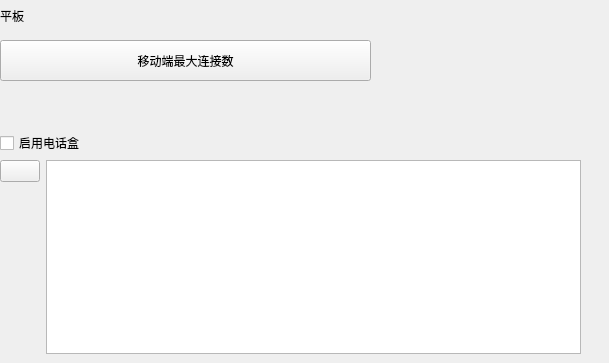
            <widget class="QWidget" name="page_7">
             <widget class="QLabel" name="label_div_4">
              <property name="geometry">
               <rect>
                <x>0</x>
                <y>30</y>
                <width>600</width>
                <height>2</height>
               </rect>
              </property>
              <property name="text">
               <string/>
              </property>
              <property name="outer_stylesheet" stdset="0">
               <string>line_div_h</string>
              </property>
             </widget>
             <widget class="QPushButton" name="pushButton_mobile_connect_max_value">
              <property name="geometry">
               <rect>
                <x>0</x>
                <y>40</y>
                <width>371</width>
                <height>41</height>
               </rect>
              </property>
              <property name="text">
               <string>移动端最大连接数</string>
              </property>
             </widget>
             <widget class="QWidget" name="layoutWidget">
              <property name="geometry">
               <rect>
                <x>0</x>
                <y>130</y>
                <width>581</width>
                <height>27</height>
               </rect>
              </property>
              <layout class="QHBoxLayout" name="horizontalLayout_7">
               <item>
                <widget class="QCheckBox" name="checkBox_read_tel_enable">
                 <property name="text">
                  <string>启用电话盒</string>
                 </property>
                </widget>
               </item>
               <item>
                <spacer name="horizontalSpacer_12">
                 <property name="orientation">
                  <enum>Qt::Horizontal</enum>
                 </property>
                 <property name="sizeHint" stdset="0">
                  <size>
                   <width>40</width>
                   <height>20</height>
                  </size>
                 </property>
                </spacer>
               </item>
              </layout>
             </widget>
             <widget class="QWidget" name="layoutWidget">
              <property name="geometry">
               <rect>
                <x>0</x>
                <y>160</y>
                <width>581</width>
                <height>194</height>
               </rect>
              </property>
              <layout class="QHBoxLayout" name="horizontalLayout_19">
               <item>
                <layout class="QVBoxLayout" name="verticalLayout_8">
                 <item>
                  <widget class="QPushButton" name="pushButton_read_tel_test">
                   <property name="text">
                    <string/>
                   </property>
                  </widget>
                 </item>
                 <item>
                  <spacer name="verticalSpacer">
                   <property name="orientation">
                    <enum>Qt::Vertical</enum>
                   </property>
                   <property name="sizeHint" stdset="0">
                    <size>
                     <width>20</width>
                     <height>40</height>
                    </size>
                   </property>
                  </spacer>
                 </item>
                </layout>
               </item>
               <item>
                <widget class="QPlainTextEdit" name="plainTextEdit_read_tel"/>
               </item>
              </layout>
             </widget>
             <widget class="QWidget" name="layoutWidget">
              <property name="geometry">
               <rect>
                <x>0</x>
                <y>0</y>
                <width>581</width>
                <height>31</height>
               </rect>
              </property>
              <layout class="QHBoxLayout" name="horizontalLayout_20">
               <item>
                <widget class="QLabel" name="label_2">
                 <property name="styleSheet">
                  <string notr="true"/>
                 </property>
                 <property name="text">
                  <string>平板</string>
                 </property>
                </widget>
               </item>
               <item>
                <spacer name="horizontalSpacer_13">
                 <property name="orientation">
                  <enum>Qt::Horizontal</enum>
                 </property>
                 <property name="sizeHint" stdset="0">
                  <size>
                   <width>465</width>
                   <height>17</height>
                  </size>
                 </property>
                </spacer>
               </item>
              </layout>
             </widget>
            </widget>
